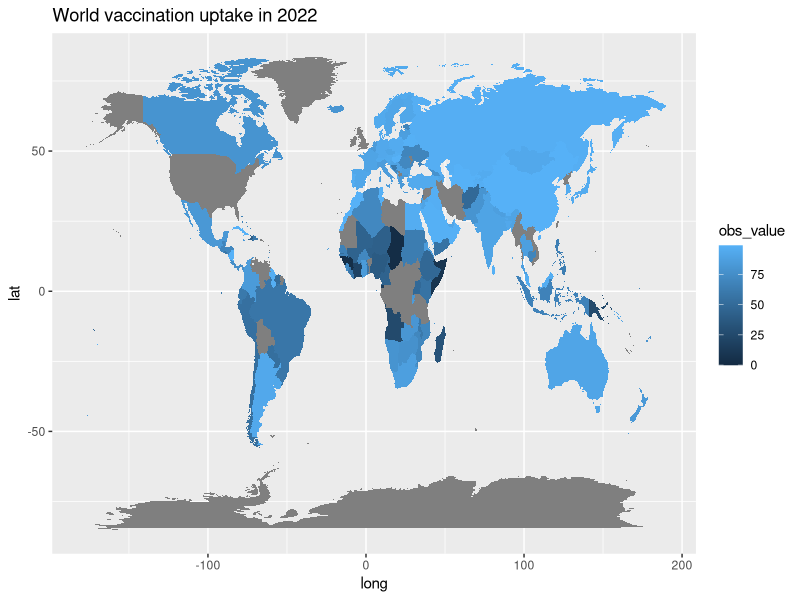
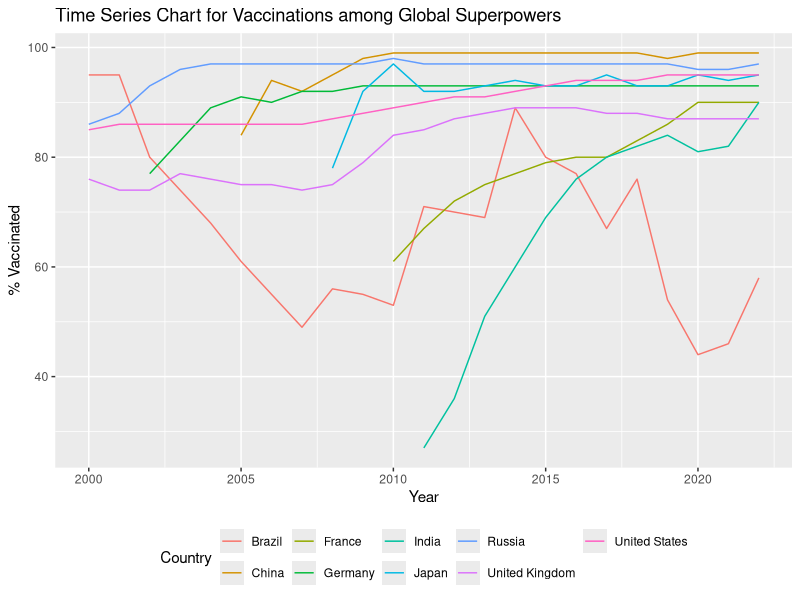
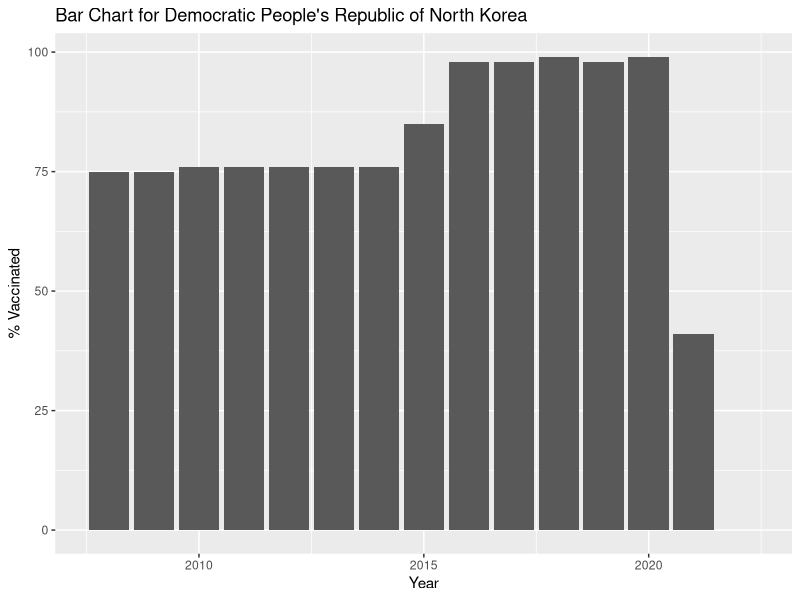
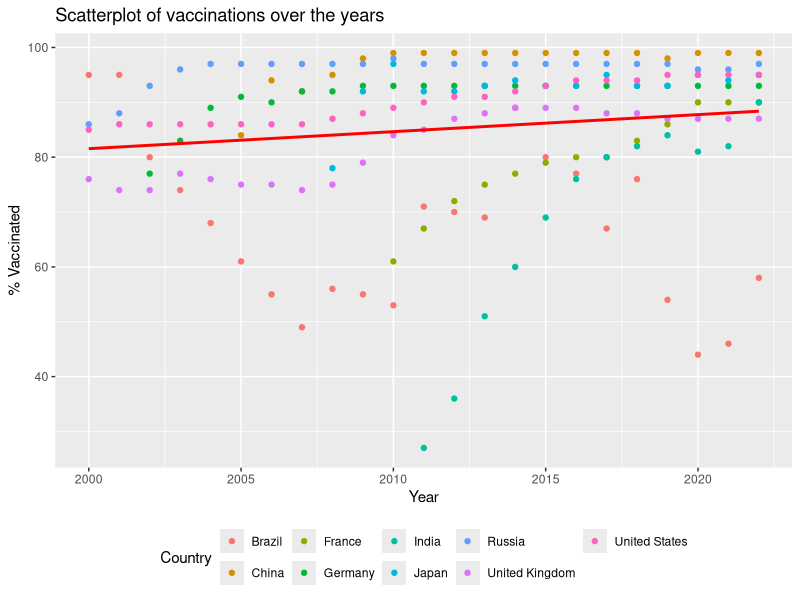

Reproduce these figures in R, in order.
## ---- chunk 1
#| label: setup
#| include: false

# libraries
library(tidyverse)

#data
data <- read_csv("unicef_indicator_2 (3).csv")

# transformations
# List of countries for time series analysis
countries <- c("United States", "Russia", "Germany", "China", "Japan", "India", "France", "United Kingdom", "Brazil")

# Filter the data for the countries of interest
data_filtered <- data[data$country %in% countries,]
## ---- chunk 2
# World map

data_2022 <- data %>%
  filter(time_period ==2022)
map_world <- map_data("world")
map_data_join <- full_join(data_2022, map_world, by = c("country" = "region"))
ggplot(map_data_join) +
  aes(x = long, y = lat, group = group, fill = obs_value) +
  geom_polygon() +
  labs(title = "World vaccination uptake in 2022")

## ---- chunk 3
# Time series chart for all selected countries
p <- ggplot(data_filtered, aes(x=time_period, y=obs_value, color=country))+
  geom_line()+  
  labs(title = "Time Series Chart for Vaccinations among Global Superpowers",
  x="Year",
  y="% Vaccinated") +
  theme(legend.position="bottom", legend.box = "horizontal") +  
  scale_color_discrete(name = "Country") 
print(p)
## ---- chunk 4
# Bar chart for "Korea, Democratic People's Republic of"
data_korea <- data[data$country == "Korea, Democratic People's Republic of",]
p1 <- ggplot(data_korea, aes(x=time_period, y=obs_value)) +
  geom_bar(stat="identity") +
  labs(title = "Bar Chart for Democratic People's Republic of North Korea",
  y="% Vaccinated",
  x="Year")
print(p1)
## ---- chunk 5
# Filtered countries for the scatterplot
data_filtered <- data[data$country %in% countries,]

# Scatterplot
p2 <- ggplot(data_filtered, aes(x=time_period, y=obs_value, color=country)) +
  geom_point() +  
  geom_smooth(method=lm , color="red", se=FALSE) +  
  labs(title = "Scatterplot of vaccinations over the years",
  x="Year",
  y="% Vaccinated")+
  theme(legend.position="bottom", legend.box = "horizontal")+  
  scale_color_discrete(name = "Country")
print(p2)
